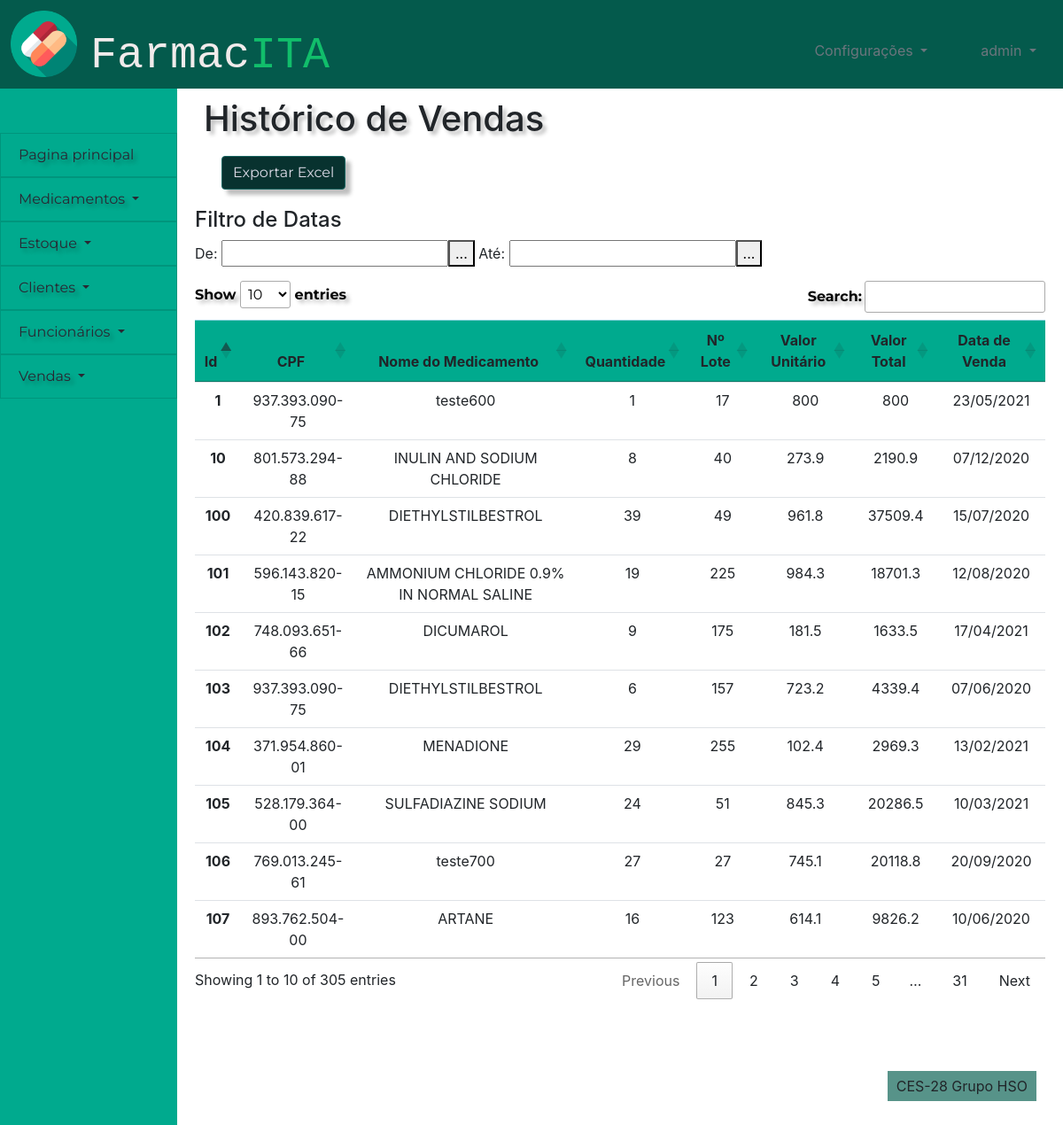
The page /financeiro/historico_vendas (signed in) on the database as committed earlier.
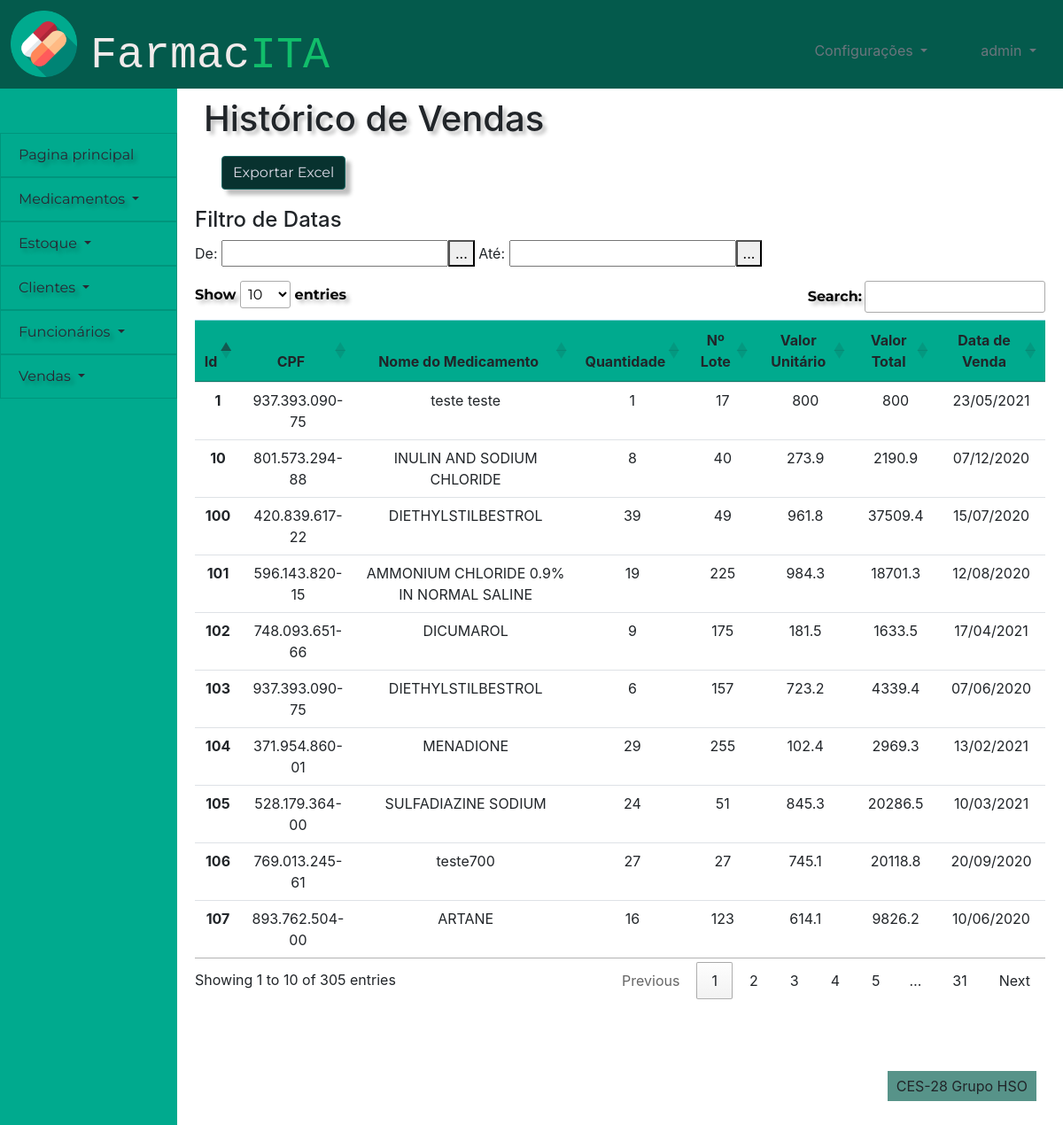
The same page on the database as committed later.
### financeiro/models.py (models this page shows)
class ordem_de_venda(models.Model):
    id_ordem_de_venda = models.AutoField(primary_key=True)
    id_cliente = models.ForeignKey(cliente,on_delete=models.PROTECT)
    id_lote_medicamento = models.ForeignKey(lote_medicamento,on_delete=models.PROTECT)
    quantidade = models.IntegerField(default = 0)
    desconto =  models.BooleanField(default=False)
    venda =  models.BooleanField(default=False)
    ativo = models.BooleanField(default=True)
    data_de_venda = models.DateField(auto_now=True,auto_now_add=False,null=False)
    percentual_desconto = models.DecimalField(max_digits=40,decimal_places=2,default=0)
    preco_desconto = models.DecimalField(max_digits=40,decimal_places=2,null=True)
    valor_total_venda = models.DecimalField(max_digits=40,decimal_places=2,null=True)

### pessoas/models.py (models this page shows)
class cliente(models.Model):
    id_cliente = models.AutoField(primary_key=True)
    nome_cliente = models.CharField(max_length=100)
    cpf = models.CharField(max_length=14)
    telefone = models.CharField(max_length=15)
    data_nascimento = models.DateField(default=datetime.now)
    ativo = models.BooleanField(default=True)
    class Meta:
        db_table = 'clientes'

### controle_estoque/models.py (models this page shows)
class lote_medicamento(models.Model):
    id_lote_medicamento = models.AutoField(primary_key=True)
    id_medicamento = models.ForeignKey(medicamento,on_delete=models.PROTECT)
    id_fornecedor = models.ForeignKey(fornecedor,on_delete=models.PROTECT)
    preco = models.DecimalField(max_digits=40,decimal_places=2)
    quantidade_de_caixas = models.CharField(max_length=100)
    quantidade_por_caixa = models.CharField(max_length=100)
    dosagem = models.CharField(max_length=100)
    data_de_validade = models.DateField(auto_now=False,auto_now_add=False,null=False)
    industria_farmaceutica = models.CharField(max_length=100)
    excluido = models.BooleanField(default=False)
    class Meta:
        db_table = 'lote_medicamento'

### cadastro_medicamentos/models.py (models this page shows)
class medicamento(models.Model):
    id_medicamento = models.AutoField(primary_key=True)
    nome_medicamento = models.CharField(max_length=100)
    classificacao = models.CharField(max_length=100, default='Sem tarja')
    principio_ativo = models.ManyToManyField(principio_ativo2, through='rel_medicamento_principio_ativo2')
    excluido = models.BooleanField(default=False)
    def __str__(self):
        return self.nome_medicamento

### financeiro/views.py (the view)
# urls.py: path('historico_vendas',views.historico_vendas, name = 'historico_vendas'),
def historico_vendas(request):
    check, retorno = checar_cargo(request)
    if check:
        return retorno
    cargo = funcionario.objects.get(user=request.user).cargo
    lista = ordem_de_venda.objects.filter(ativo=True,venda=True)
    if request.method == "POST":
        p = request.POST
        cpf = p.get("cpf")
        id_cliente = cliente.objects.filter(ativo=True,cpf__icontains = cpf)
        lista = ordem_de_venda.objects.filter(ativo=True,venda=True,id_cliente__in=id_cliente)
    else:
        lista = ordem_de_venda.objects.filter(ativo=True,venda=True)
    return render(request, 'financeiro/pagina_historico_de_vendas.html', {"lista":lista,'cargo':cargo})

### financeiro/views.py (called while the page is built)
def checar_cargo(request):
    user = request.user
    if user.is_anonymous:
        return True, redirect('/')
    else:
        cargo = funcionario.objects.get(user=request.user).cargo
        if cargo == 'Farmacêutico':
            return True, render(request,'sem_permissao.html',{'cargo':cargo})
    return False, False

### frontend/financeiro/pagina_historico_de_vendas.html (shortened to what this page needs)
{% extends 'template/padrao.html' %}
{%block titulo-conteudo %}
Histórico de Vendas
{% endblock %}
{% block content %}
{% load static %}
<link rel="stylesheet" href="https://cdn.datatables.net/1.10.24/css/jquery.dataTables.min.css">
<link data-require="jqueryui@*" data-semver="1.10.0" rel="stylesheet" href="//cdnjs.cloudflare.com/ajax/libs/jqueryui/1.10.0/css/smoothness/jquery-ui-1.10.0.custom.min.css" />
<div>
    <div id="gerar_relas">
        <a href="{% url 'gerar_relatorio_vendas' %}" class="btn custom-btn btn-primary">Exportar Excel </a>
    </div>
    <div class = "col-nd-4">
    <div class="tabela">
        <h4>Filtro de Datas</h4>
        <p id="date_filter">
            <span id="date-label-from" class="date-label">De: </span><input class="date_range_filter date" type="text" id="datepicker_from"/>
            <span id="date-label-to" class="date-label">Até: <input class="date_range_filter date" type="text" id="datepicker_to" />
        </p>
        <div style="display:flex;justify-content:center;align-items:center;">
        <table id="vendas" class="table table-hover">
            <thead class="table-info">
                <tr>
                    <th scope="col">Id</th>
                    <th scope="col">CPF</th>
                    <th scope="col">Nome do Medicamento</th>
                    <th scope="col">Quantidade</th>
                    <th scope="col">Nº Lote</th>
                    <th scope="col">Valor Unitário</th>
                    <th scope="col">Valor Total</th>
                    <th scope="col">Data de Venda</th>
                </tr>
            </thead>
            <tbody>
            {% for i in lista %}
                <tr class={{i.id}}>
                    <th scope="row">{{i.id_ordem_de_venda}}</th>
                    <td class = "CPF">{{i.id_cliente.cpf}}</td>
                    <td class = "Nome">{{i.id_lote_medicamento.id_medicamento}}</td>
                    <td class = "Quantidade">{{i.quantidade}}</td>
                    <td class = "Nº Lote">{{i.id_lote_medicamento.id_lote_medicamento}}</td>
                    <td class = "Valor Unitário">{{i.preco_desconto | floatformat }}</td>
                    <td class = "Valor Total">
                        {{i.valor_total_venda | floatformat}}</td>
                    <td class = "qtd_caixas" data-sort='{{i.data_de_venda|date:"U"}}'>{{i.data_de_venda}}</td>
                </tr>
            {% endfor %}
            </tbody>
        </table>
        </div>
    </div>
</div>
{% endblock %}

### frontend/template/padrao.html (shortened to what this page needs)
{% load static %}
<!DOCTYPE html>
<html lang="en">
<head>
    <link href="{% static 'bootstrap-4.5.3-dist/css/bootstrap.css' %}" rel="stylesheet">
    <link href="{% static '_css/style.css' %}" rel="stylesheet">
</head>
<body>
    <div id="header">
        <div class="icone" >
            <img  src = "{% static '/images/capsules.png' %}" alt="Teste" height="75">
        </div>
        <div class="row">
            <div class="text-left titulo">
                <p class="logo">Farmac<span class="logo-span">ITA</span></p>
            </div>
        </div>
        <div class="row">
            <div  class = "col">
                <div class="usuario dropdown text-right float-right">
                    <a class="dropdown-toggle text-secondary" href="#" role="button" id="dropdownusuario" data-toggle="dropdown"
                        aria-haspopup="true" aria-expanded="false">
                        {{user}}
                    </a>
                </div>
                <div class="usuario dropdown text-right float-right">
                    <a class="dropdown-toggle text-secondary" href="#" role="button" id="dropdownusuario" data-toggle="dropdown"
                        aria-haspopup="true" aria-expanded="false">
                        Configurações
                    </a>
                </div>
            </div>
        </div>
    </div>
    <nav class="list-group-item-info" id="menu">
        <div class="dropdown">
            <a class="list-group-item list-group-item-action list-group-item-info dropdown-item"
            role="button" id="dropdownprincipal"  aria-expanded="false" href="/pessoas/pagina_principal" >
                 Pagina principal
            </a>
        </div>
        <div class="dropdown">
            <a class="list-group-item list-group-item-action list-group-item-info dropdown-toggle" href="#"
                role="button" id="dropdownmedicamentos" data-toggle="dropdown" aria-haspopup="true" aria-expanded="false">
                Medicamentos
            </a>
        </div>
        <div class="dropdown">
            <a class="list-group-item list-group-item-action list-group-item-info dropdown-toggle" href="#"
                role="button" id="dropdownestoque" data-toggle="dropdown" aria-haspopup="true" aria-expanded="false">
                Estoque
            </a>
        </div>
        <div class="dropdown">
            <a class="list-group-item list-group-item-action list-group-item-info dropdown-toggle" href="#"
                role="button" id="dropdownclientes" data-toggle="dropdown" aria-haspopup="true" aria-expanded="false">
                Clientes
            </a>
        </div>
        <div class="dropdown">
            <a class="list-group-item list-group-item-action list-group-item-info dropdown-toggle" href="#"
                role="button" id="dropdownfuncionarios" data-toggle="dropdown" aria-haspopup="true" aria-expanded="false">
                Funcionários
            </a>
        </div>
        <div class="dropdown">
            <a class="list-group-item list-group-item-action list-group-item-info dropdown-toggle" href="#"
                role="button" id="dropdownvendas" data-toggle="dropdown" aria-haspopup="true" aria-expanded="false">
                Vendas
            </a>
        </div>
    </nav>
    <div id="content">
        <div class="titulo_pagina">
            <h1 class="h1">
                {% block titulo-conteudo %}
                {% endblock %}
            </h1>
        </div>
        <div>
        {% block content %}
        {% endblock %}
        </div>
    </div>
    <div id="footer">
        <p class="rodape-texto align-text-bottom">CES-28 Grupo HSO</p>
    </div>
</body>
</html>

### static/_css/style.css (style rules this page uses)
:root { --bdazzled-blue: #3d5a80ff; --pale-cerulean: #98c1d9ff; --light-cyan: rgb(240, 254, 255); --burnt-sienna: #6BA368; --gunmetal: #515B3A; --header-height:100px; --menu-width:200px; --footer-height:100px; --form-width:400px; --table-width: 1000px; }
.logo { font-size: 50px; font-family: monospace; color: rgb(241, 235, 235); }
.logo-span { color: #11BE6B ; }
.tabela { width: var(--table-width); padding: 20px; margin: 0 auto; }
body { display: grid; grid-template-columns: var(--menu-width) 1fr; grid-template-rows: var(--header-height) 1fr var(--footer-height); grid-template-areas: " cabeca cabeca" " links conteudo" " links rodape" ; height: 100vh; }
.usuario { padding: 45px 30px; color: white; }
.titulo { padding: 25px 30px ; }
div#header { display:grid; grid-template-columns: 0.10fr 1fr 1fr; grid-area: cabeca; background-color: #045A4C }
nav#menu { background-color: #00AA8E; padding-top: 50px; grid-area: links ; }
div#content { grid-area: conteudo; }
div#footer { padding-top: 45px ; text-align: center; grid-area: rodape; background-color: rgba(218, 203, 203, 0); }
.rodape-texto { float:right; width: auto; margin-right: 30px; padding: 5px 10px ; background-color: #579389; }
.titulo_pagina { padding: 10px 30px; }
.icone { padding-left: 12px ; padding-top: 12px ; }
.list-group-item-info { background-color: #00AA8E; }
.list-group-item { font-family: Montserrat; color: rgb(41, 40, 51); text-shadow: 4px 4px 4px rgba(0, 0, 0, 0.25); }
.btn { font-family: Montserrat; box-shadow: 6px 6px 4px rgba(0, 0, 0, 0.25); }
.btn.btn-outline-primary, .custom-btn { color: rgb(219, 218, 230); background-color: #08322F; border-color: #186661; }
.h1 { text-shadow: 4px 4px 4px rgba(0, 0, 0, 0.25); }
.table-info { background-color: #00AA8E; }
#gerar_relas { padding-left: 50px; }

Rows that differ between the two databases and show on the page:
changed through a linked row, ordem_de_venda id 1: id_lote_medicamento.id_medicamento "teste600" → "teste teste"
